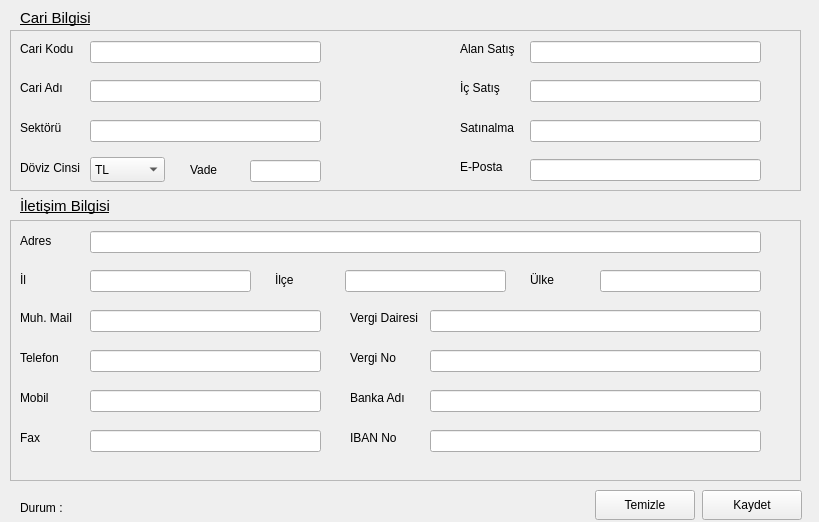
<?xml version="1.0" encoding="UTF-8"?>
<ui version="4.0">
 <class>Form</class>
 <widget class="QWidget" name="Form">
  <property name="geometry">
   <rect>
    <x>0</x>
    <y>0</y>
    <width>819</width>
    <height>522</height>
   </rect>
  </property>
  <property name="windowTitle">
   <string>Form</string>
  </property>
  <property name="windowIcon">
   <iconset theme="QIcon::ThemeIcon::ContactNew"/>
  </property>
  <widget class="QFrame" name="accountinf">
   <property name="geometry">
    <rect>
     <x>10</x>
     <y>30</y>
     <width>791</width>
     <height>161</height>
    </rect>
   </property>
   <property name="frameShape">
    <enum>QFrame::Shape::StyledPanel</enum>
   </property>
   <property name="frameShadow">
    <enum>QFrame::Shadow::Raised</enum>
   </property>
   <widget class="QLineEdit" name="ckodu_line">
    <property name="geometry">
     <rect>
      <x>80</x>
      <y>11</y>
      <width>231</width>
      <height>22</height>
     </rect>
    </property>
   </widget>
   <widget class="QLineEdit" name="cadi_line">
    <property name="geometry">
     <rect>
      <x>80</x>
      <y>50</y>
      <width>231</width>
      <height>22</height>
     </rect>
    </property>
   </widget>
   <widget class="QLineEdit" name="csektor_line">
    <property name="geometry">
     <rect>
      <x>80</x>
      <y>90</y>
      <width>231</width>
      <height>22</height>
     </rect>
    </property>
   </widget>
   <widget class="QLabel" name="ckodu_label">
    <property name="geometry">
     <rect>
      <x>10</x>
      <y>11</y>
      <width>61</width>
      <height>16</height>
     </rect>
    </property>
    <property name="text">
     <string>Cari Kodu</string>
    </property>
   </widget>
   <widget class="QLabel" name="cadi_label">
    <property name="geometry">
     <rect>
      <x>10</x>
      <y>50</y>
      <width>49</width>
      <height>16</height>
     </rect>
    </property>
    <property name="text">
     <string>Cari Adı</string>
    </property>
   </widget>
   <widget class="QLabel" name="csektor_label">
    <property name="geometry">
     <rect>
      <x>10</x>
      <y>90</y>
      <width>49</width>
      <height>16</height>
     </rect>
    </property>
    <property name="text">
     <string>Sektörü</string>
    </property>
   </widget>
   <widget class="QLabel" name="dc_label">
    <property name="geometry">
     <rect>
      <x>10</x>
      <y>130</y>
      <width>61</width>
      <height>16</height>
     </rect>
    </property>
    <property name="text">
     <string>Döviz Cinsi</string>
    </property>
   </widget>
   <widget class="QLabel" name="isatis_label">
    <property name="geometry">
     <rect>
      <x>450</x>
      <y>50</y>
      <width>49</width>
      <height>16</height>
     </rect>
    </property>
    <property name="text">
     <string>İç Satış</string>
    </property>
   </widget>
   <widget class="QLineEdit" name="asatis_line">
    <property name="geometry">
     <rect>
      <x>520</x>
      <y>11</y>
      <width>231</width>
      <height>22</height>
     </rect>
    </property>
   </widget>
   <widget class="QLineEdit" name="isatis_line">
    <property name="geometry">
     <rect>
      <x>520</x>
      <y>50</y>
      <width>231</width>
      <height>22</height>
     </rect>
    </property>
   </widget>
   <widget class="QLabel" name="asatis_label">
    <property name="geometry">
     <rect>
      <x>450</x>
      <y>11</y>
      <width>61</width>
      <height>16</height>
     </rect>
    </property>
    <property name="text">
     <string>Alan Satış</string>
    </property>
   </widget>
   <widget class="QLabel" name="vade_label">
    <property name="geometry">
     <rect>
      <x>180</x>
      <y>130</y>
      <width>51</width>
      <height>20</height>
     </rect>
    </property>
    <property name="text">
     <string>Vade</string>
    </property>
   </widget>
   <widget class="QLineEdit" name="vade_line">
    <property name="geometry">
     <rect>
      <x>240</x>
      <y>130</y>
      <width>71</width>
      <height>22</height>
     </rect>
    </property>
   </widget>
   <widget class="QLineEdit" name="satinalma_line">
    <property name="geometry">
     <rect>
      <x>520</x>
      <y>90</y>
      <width>231</width>
      <height>22</height>
     </rect>
    </property>
   </widget>
   <widget class="QLineEdit" name="email_line">
    <property name="geometry">
     <rect>
      <x>520</x>
      <y>129</y>
      <width>231</width>
      <height>22</height>
     </rect>
    </property>
   </widget>
   <widget class="QLabel" name="email_label">
    <property name="geometry">
     <rect>
      <x>450</x>
      <y>129</y>
      <width>49</width>
      <height>16</height>
     </rect>
    </property>
    <property name="text">
     <string>E-Posta</string>
    </property>
   </widget>
   <widget class="QLabel" name="satinalma_label">
    <property name="geometry">
     <rect>
      <x>450</x>
      <y>90</y>
      <width>61</width>
      <height>16</height>
     </rect>
    </property>
    <property name="text">
     <string>Satınalma</string>
    </property>
   </widget>
   <widget class="QComboBox" name="dc_box">
    <property name="geometry">
     <rect>
      <x>80</x>
      <y>127</y>
      <width>75</width>
      <height>25</height>
     </rect>
    </property>
    <item>
     <property name="text">
      <string>TL</string>
     </property>
    </item>
    <item>
     <property name="text">
      <string>USD</string>
     </property>
    </item>
    <item>
     <property name="text">
      <string>EURO</string>
     </property>
    </item>
   </widget>
  </widget>
  <widget class="QFrame" name="address">
   <property name="geometry">
    <rect>
     <x>10</x>
     <y>220</y>
     <width>791</width>
     <height>261</height>
    </rect>
   </property>
   <property name="frameShape">
    <enum>QFrame::Shape::StyledPanel</enum>
   </property>
   <property name="frameShadow">
    <enum>QFrame::Shadow::Raised</enum>
   </property>
   <widget class="QLineEdit" name="addr_line">
    <property name="geometry">
     <rect>
      <x>80</x>
      <y>11</y>
      <width>671</width>
      <height>22</height>
     </rect>
    </property>
   </widget>
   <widget class="QLabel" name="addr_label">
    <property name="geometry">
     <rect>
      <x>10</x>
      <y>13</y>
      <width>61</width>
      <height>16</height>
     </rect>
    </property>
    <property name="text">
     <string>Adres</string>
    </property>
   </widget>
   <widget class="QLineEdit" name="province_line">
    <property name="geometry">
     <rect>
      <x>80</x>
      <y>50</y>
      <width>161</width>
      <height>22</height>
     </rect>
    </property>
   </widget>
   <widget class="QLabel" name="province_label">
    <property name="geometry">
     <rect>
      <x>10</x>
      <y>52</y>
      <width>61</width>
      <height>16</height>
     </rect>
    </property>
    <property name="text">
     <string>İl</string>
    </property>
   </widget>
   <widget class="QLabel" name="district_label">
    <property name="geometry">
     <rect>
      <x>265</x>
      <y>52</y>
      <width>61</width>
      <height>16</height>
     </rect>
    </property>
    <property name="text">
     <string>İlçe</string>
    </property>
   </widget>
   <widget class="QLineEdit" name="district_line">
    <property name="geometry">
     <rect>
      <x>335</x>
      <y>50</y>
      <width>161</width>
      <height>22</height>
     </rect>
    </property>
   </widget>
   <widget class="QLabel" name="country_label">
    <property name="geometry">
     <rect>
      <x>520</x>
      <y>52</y>
      <width>61</width>
      <height>16</height>
     </rect>
    </property>
    <property name="text">
     <string>Ülke</string>
    </property>
   </widget>
   <widget class="QLineEdit" name="country_line">
    <property name="geometry">
     <rect>
      <x>590</x>
      <y>50</y>
      <width>161</width>
      <height>22</height>
     </rect>
    </property>
   </widget>
   <widget class="QLabel" name="mmail_label">
    <property name="geometry">
     <rect>
      <x>10</x>
      <y>90</y>
      <width>61</width>
      <height>16</height>
     </rect>
    </property>
    <property name="text">
     <string>Muh. Mail</string>
    </property>
   </widget>
   <widget class="QLineEdit" name="mmail_line">
    <property name="geometry">
     <rect>
      <x>80</x>
      <y>90</y>
      <width>231</width>
      <height>22</height>
     </rect>
    </property>
   </widget>
   <widget class="QLineEdit" name="mobil_line">
    <property name="geometry">
     <rect>
      <x>80</x>
      <y>170</y>
      <width>231</width>
      <height>22</height>
     </rect>
    </property>
   </widget>
   <widget class="QLabel" name="mobil_label">
    <property name="geometry">
     <rect>
      <x>10</x>
      <y>170</y>
      <width>61</width>
      <height>16</height>
     </rect>
    </property>
    <property name="text">
     <string>Mobil</string>
    </property>
   </widget>
   <widget class="QLineEdit" name="tel_line">
    <property name="geometry">
     <rect>
      <x>80</x>
      <y>130</y>
      <width>231</width>
      <height>22</height>
     </rect>
    </property>
   </widget>
   <widget class="QLabel" name="tel_label">
    <property name="geometry">
     <rect>
      <x>10</x>
      <y>130</y>
      <width>61</width>
      <height>16</height>
     </rect>
    </property>
    <property name="text">
     <string>Telefon</string>
    </property>
   </widget>
   <widget class="QLabel" name="fax_label">
    <property name="geometry">
     <rect>
      <x>10</x>
      <y>210</y>
      <width>61</width>
      <height>16</height>
     </rect>
    </property>
    <property name="text">
     <string>Fax</string>
    </property>
   </widget>
   <widget class="QLineEdit" name="fax_line">
    <property name="geometry">
     <rect>
      <x>80</x>
      <y>210</y>
      <width>231</width>
      <height>22</height>
     </rect>
    </property>
   </widget>
   <widget class="QLabel" name="iban_label">
    <property name="geometry">
     <rect>
      <x>340</x>
      <y>210</y>
      <width>61</width>
      <height>16</height>
     </rect>
    </property>
    <property name="text">
     <string>IBAN No</string>
    </property>
   </widget>
   <widget class="QLineEdit" name="vno_line">
    <property name="geometry">
     <rect>
      <x>420</x>
      <y>130</y>
      <width>331</width>
      <height>22</height>
     </rect>
    </property>
   </widget>
   <widget class="QLabel" name="bank_label">
    <property name="geometry">
     <rect>
      <x>340</x>
      <y>170</y>
      <width>61</width>
      <height>16</height>
     </rect>
    </property>
    <property name="text">
     <string>Banka Adı</string>
    </property>
   </widget>
   <widget class="QLineEdit" name="iban_line">
    <property name="geometry">
     <rect>
      <x>420</x>
      <y>210</y>
      <width>331</width>
      <height>22</height>
     </rect>
    </property>
   </widget>
   <widget class="QLabel" name="vno_label">
    <property name="geometry">
     <rect>
      <x>340</x>
      <y>130</y>
      <width>61</width>
      <height>16</height>
     </rect>
    </property>
    <property name="text">
     <string>Vergi No</string>
    </property>
   </widget>
   <widget class="QLineEdit" name="vd_line">
    <property name="geometry">
     <rect>
      <x>420</x>
      <y>90</y>
      <width>331</width>
      <height>22</height>
     </rect>
    </property>
   </widget>
   <widget class="QLineEdit" name="bank_line">
    <property name="geometry">
     <rect>
      <x>420</x>
      <y>170</y>
      <width>331</width>
      <height>22</height>
     </rect>
    </property>
   </widget>
   <widget class="QLabel" name="vd_label">
    <property name="geometry">
     <rect>
      <x>340</x>
      <y>90</y>
      <width>71</width>
      <height>16</height>
     </rect>
    </property>
    <property name="text">
     <string>Vergi Dairesi</string>
    </property>
   </widget>
  </widget>
  <widget class="QLabel" name="label">
   <property name="geometry">
    <rect>
     <x>20</x>
     <y>196</y>
     <width>111</width>
     <height>20</height>
    </rect>
   </property>
   <property name="font">
    <font>
     <pointsize>11</pointsize>
     <bold>false</bold>
     <underline>true</underline>
    </font>
   </property>
   <property name="text">
    <string>İletişim Bilgisi</string>
   </property>
  </widget>
  <widget class="QLabel" name="label_2">
   <property name="geometry">
    <rect>
     <x>20</x>
     <y>10</y>
     <width>111</width>
     <height>16</height>
    </rect>
   </property>
   <property name="font">
    <font>
     <pointsize>11</pointsize>
     <underline>true</underline>
    </font>
   </property>
   <property name="text">
    <string>Cari Bilgisi</string>
   </property>
  </widget>
  <widget class="QPushButton" name="saveButton">
   <property name="geometry">
    <rect>
     <x>702</x>
     <y>490</y>
     <width>100</width>
     <height>30</height>
    </rect>
   </property>
   <property name="text">
    <string>Kaydet</string>
   </property>
   <property name="icon">
    <iconset theme="QIcon::ThemeIcon::DocumentSave"/>
   </property>
  </widget>
  <widget class="QPushButton" name="clearButton">
   <property name="geometry">
    <rect>
     <x>595</x>
     <y>490</y>
     <width>100</width>
     <height>30</height>
    </rect>
   </property>
   <property name="text">
    <string>Temizle</string>
   </property>
   <property name="icon">
    <iconset theme="QIcon::ThemeIcon::DocumentNew"/>
   </property>
  </widget>
  <widget class="QLabel" name="durum">
   <property name="geometry">
    <rect>
     <x>20</x>
     <y>500</y>
     <width>61</width>
     <height>16</height>
    </rect>
   </property>
   <property name="text">
    <string>Durum :</string>
   </property>
  </widget>
  <widget class="QLabel" name="result">
   <property name="geometry">
    <rect>
     <x>80</x>
     <y>500</y>
     <width>171</width>
     <height>16</height>
    </rect>
   </property>
   <property name="text">
    <string/>
   </property>
  </widget>
 </widget>
 <resources/>
 <connections/>
</ui>
